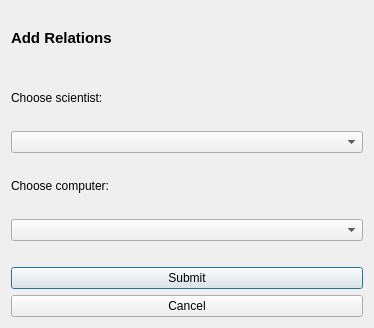
<?xml version="1.0" encoding="UTF-8"?>
<ui version="4.0">
 <class>addRelations</class>
 <widget class="QDialog" name="addRelations">
  <property name="geometry">
   <rect>
    <x>0</x>
    <y>0</y>
    <width>374</width>
    <height>328</height>
   </rect>
  </property>
  <property name="windowTitle">
   <string>Dialog</string>
  </property>
  <layout class="QVBoxLayout" name="verticalLayout">
   <item>
    <widget class="QLabel" name="label_addRelationsTitle">
     <property name="font">
      <font>
       <pointsize>11</pointsize>
       <weight>75</weight>
       <bold>true</bold>
      </font>
     </property>
     <property name="text">
      <string>Add Relations</string>
     </property>
    </widget>
   </item>
   <item>
    <widget class="QLabel" name="label_chooseScientist">
     <property name="text">
      <string>Choose scientist:</string>
     </property>
    </widget>
   </item>
   <item>
    <widget class="QComboBox" name="comboBox_scientist"/>
   </item>
   <item>
    <widget class="QLabel" name="label_chooseComputer">
     <property name="text">
      <string>Choose computer:</string>
     </property>
    </widget>
   </item>
   <item>
    <widget class="QComboBox" name="comboBox_computer"/>
   </item>
   <item>
    <spacer name="horizontalSpacer">
     <property name="orientation">
      <enum>Qt::Horizontal</enum>
     </property>
     <property name="sizeHint" stdset="0">
      <size>
       <width>40</width>
       <height>20</height>
      </size>
     </property>
    </spacer>
   </item>
   <item>
    <widget class="QPushButton" name="pushButton_submit">
     <property name="text">
      <string>Submit</string>
     </property>
    </widget>
   </item>
   <item>
    <widget class="QPushButton" name="pushButton_cancel">
     <property name="text">
      <string>Cancel</string>
     </property>
    </widget>
   </item>
  </layout>
 </widget>
 <tabstops>
  <tabstop>comboBox_scientist</tabstop>
  <tabstop>comboBox_computer</tabstop>
  <tabstop>pushButton_submit</tabstop>
  <tabstop>pushButton_cancel</tabstop>
 </tabstops>
 <resources/>
 <connections/>
</ui>
